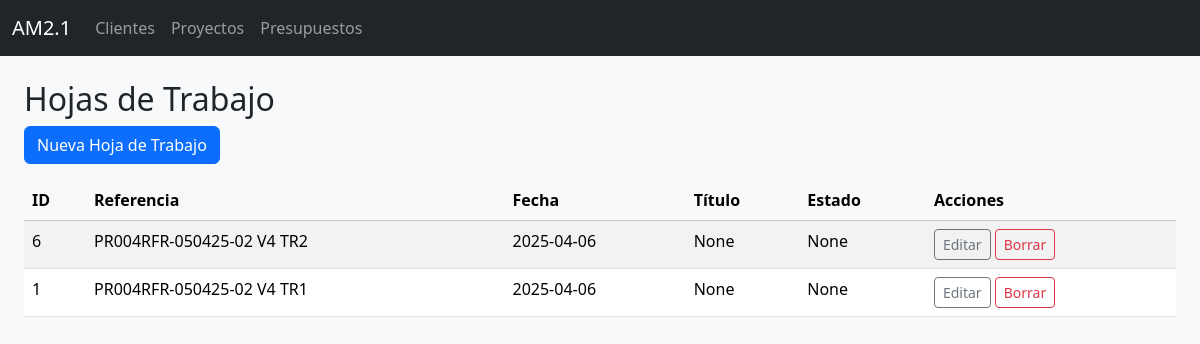
Before: /hojas_trabajo with the older database file.
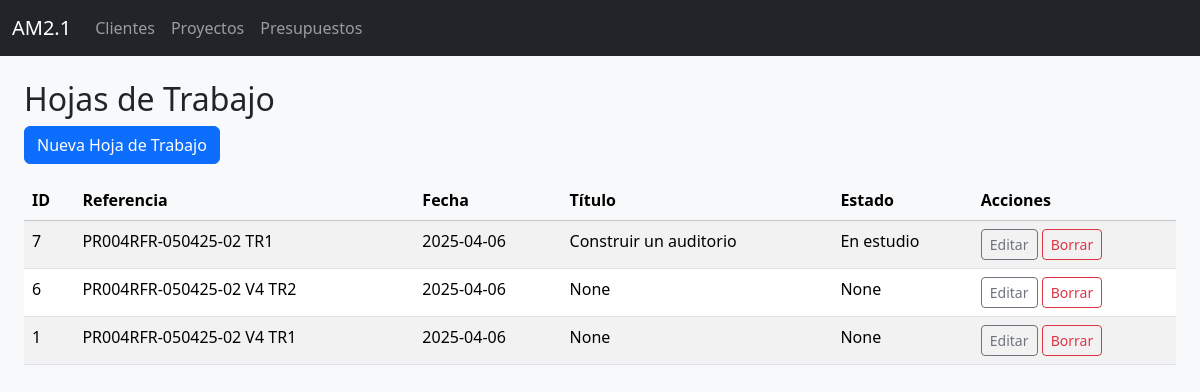
After: the same page with the newer database file.
### tables this page shows
CREATE TABLE hojas_trabajo (
            id INTEGER PRIMARY KEY AUTOINCREMENT,
            id_proyecto INTEGER NOT NULL,
            referencia TEXT NOT NULL,
            fecha TEXT NOT NULL,
            tipo_via TEXT,
            nombre_via TEXT,
            numero_via TEXT,
            puerta TEXT,
            codigo_postal TEXT,
            poblacion TEXT,
            titulo TEXT,
            notas TEXT,
            tecnico_encargado TEXT,
            aprobacion TEXT,
            fecha_aprobacion TEXT,
            estado TEXT,
            FOREIGN KEY (id_proyecto) REFERENCES proyectos(id) ON DELETE CASCADE
        );

### hojas_trabajo.py (the view)
@hojas_trabajo_bp.route("/hojas_trabajo")
def listar_hojas():
    hojas = db.execute_query("SELECT * FROM hojas_trabajo ORDER BY id DESC", fetch=True)
    return render_template("hojas_trabajo_list.html", hojas=hojas)

### dbhelper.py (called while the page is built)
    def execute_query(self, query, params=(), fetch=False, fetchone=False):
        with sqlite3.connect(self.db_path) as conn:
            conn.row_factory = sqlite3.Row  # Permite acceder a columnas por nombre
            cursor = conn.cursor()
            cursor.execute(query, params)
            result = None
            if fetch:
                result = cursor.fetchall()
            elif fetchone:
                result = cursor.fetchone()
            else:
                result = cursor.lastrowid
            conn.commit()
        return result

### templates/hojas_trabajo_list.html
{% extends "layout.html" %}
{% block content %}
<div class="container-fluid mt-4">
  <h2>Hojas de Trabajo</h2>
  <a href="{{ url_for('hojas_trabajo_bp.nuevo_hoja_trabajo') }}" class="btn btn-primary mb-3">
    Nueva Hoja de Trabajo
  </a>
  <table class="table table-striped w-100">
    <thead class="table-light">
      <tr>
        <th>ID</th>
        <th>Referencia</th>
        <th>Fecha</th>
        <th>Título</th>
        <th>Estado</th>
        <th>Acciones</th>
      </tr>
    </thead>
    <tbody>
      {% for hoja in hojas %}
      <tr>
        <td>{{ hoja.id }}</td>
        <td>{{ hoja.referencia }}</td>
        <td>{{ hoja.fecha }}</td>
        <td>{{ hoja.titulo }}</td>
        <td>{{ hoja.estado }}</td>
        <td>
          <a href="{{ url_for('hojas_trabajo_bp.editar_hoja_trabajo', id=hoja.id) }}" class="btn btn-sm btn-outline-secondary">Editar</a>
          <form action="{{ url_for('hojas_trabajo_bp.borrar_hoja_trabajo', id=hoja.id) }}" method="post" style="display:inline;">
            <button type="submit" class="btn btn-sm btn-outline-danger" onclick="return confirm('¿Está seguro de borrar esta hoja de trabajo?');">Borrar</button>
          </form>
        </td>
      </tr>
      {% else %}
      <tr>
        <td colspan="6" class="text-center">No se encontraron hojas de trabajo.</td>
      </tr>
      {% endfor %}
    </tbody>
  </table>
</div>
{% endblock %}

### templates/layout.html (shortened to what this page needs)
<!DOCTYPE html>
<html lang="es">
<head>
  <link href="https://cdn.jsdelivr.net/npm/bootstrap@5.3.3/dist/css/bootstrap.min.css" rel="stylesheet">
</head>
<body class="bg-light">
  <nav class="navbar navbar-expand-lg navbar-dark bg-dark">
    <div class="container-fluid">
      <a class="navbar-brand" href="{{ url_for('index') }}">AM2.1</a>
      <div class="collapse navbar-collapse">
        <ul class="navbar-nav me-auto mb-2 mb-lg-0">
          <li class="nav-item">
            <a class="nav-link" href="{{ url_for('clientes_bp.listar_clientes') }}">Clientes</a>
          </li>
          <li class="nav-item">
            <a class="nav-link" href="{{ url_for('proyectos_bp.listar_proyectos') }}">Proyectos</a>
          </li>
          <li class="nav-item">
            <a class="nav-link" href="{{ url_for('presupuestos_bp.listar_presupuestos') }}">Presupuestos</a>
          </li>
        </ul>
      </div>
    </div>
  </nav>
  <div class="container-fluid mt-4">
    {% block content %}
    {% endblock %}
  </div>
</body>
</html>

Changed rows visible on the page:
added hojas_trabajo: id "7", referencia "PR004RFR-050425-02 TR1", fecha "2025-04-06", titulo "Construir un auditorio", estado "En estudio"
